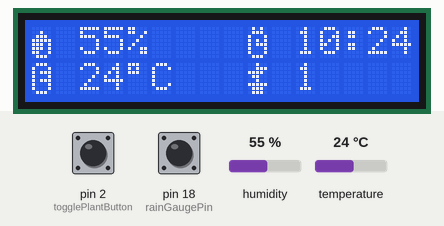
Simulated run of this sketch. Board: Arduino Mega 2560, built with avr-gcc and run on an emulated ATmega2560. On the bench: 16×2 character LCD. The inputs (shaded band) are chosen by the test bench; at power-on: humidity 55 %, temperature 24 °C, pin 2 (togglePlantButton) HIGH, pin 18 (rainGaugePin) HIGH. The local clock reads 2024-03-15 10:24:30 at power-on unless the sketch sets it; storage starts empty; the modem accepts every AT command (registered, SIM ready, sends succeed) and sends nothing else; what the sketch prints to the serial monitor is not drawn.

Above: at 11.5 s.
11.6 s: humidity set to 22 %
At 14.7 s:
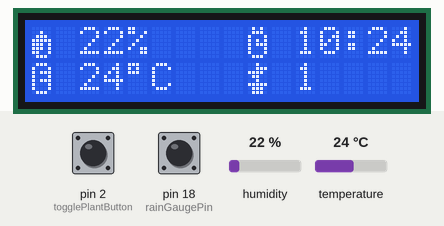
15.8 s: temperature set to 12 °C
At 19.5 s:
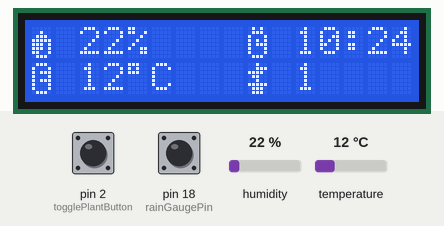
19.8 s: pin 2 (togglePlantButton) pulled LOW for 3.2 s
At 30.7 s:
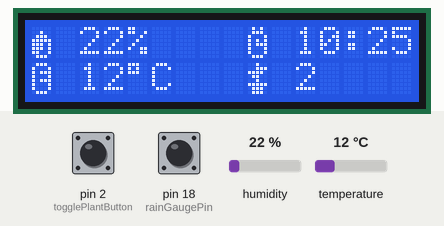
30.8 s: humidity set to 40 %
At 34.7 s:
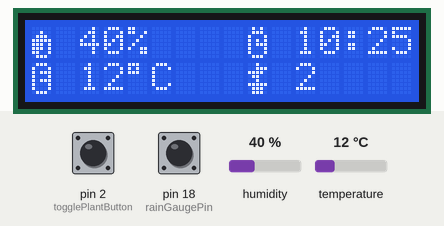
35.8 s: pin 2 (togglePlantButton) pulled LOW for 3.2 s
At 40.8 s:
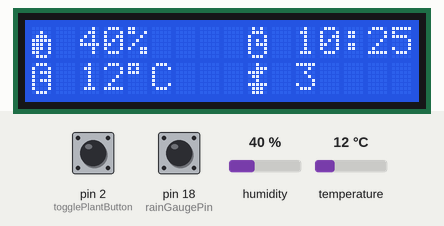
41.8 s: temperature set to 19 °C
At 42.6 s:
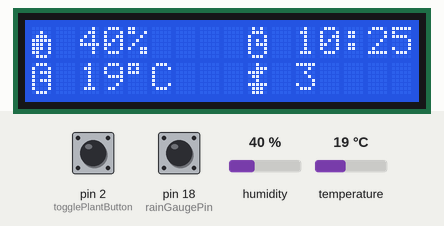
Timing chart, 0 to 44.8 s (numbered marks = the images above; inputs shaded):
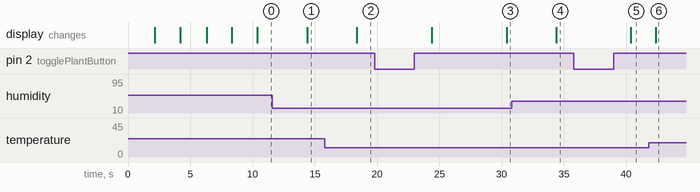

Measured:
- after the input at 11.6 s, the display: changes after 2.8 s (image 1)
- after the input at 15.8 s, the display: changes after 2.6 s (image 2)
- after the input at 19.8 s, the display: first changes after 4.6 s (image 3 shows a later state)
- after the input at 30.8 s, the display: changes after 3.6 s (image 4)
- after the input at 35.8 s, the display: changes after 4.6 s (image 5)
- after the input at 41.8 s, the display: changes after 0.58 s (image 6)

The sketch:

weather-monitoring-system.ino
```cpp
#include <LiquidCrystal_I2C.h>
#include <DHT.h>
#include <ThreeWire.h>
#include <RtcDS1302.h>
#include <SD.h>

LiquidCrystal_I2C screen = LiquidCrystal_I2C(0x27, 16, 2);
DHT dht(3, DHT11);

// IO/DAT, SCLK, CE/RST
ThreeWire myWire(29, 31, 27);
RtcDS1302<ThreeWire> rtc(myWire);

File file;

// GSM
HardwareSerial &gsmSerial = Serial3;

// push button pin
const byte togglePlantButton = 2;

// rain gauge
const byte rainGaugePin = 18;

// lcd/screen
const unsigned int initScreenTimeout = 2000;
const unsigned int screenTimeout = 2000;
unsigned long lastScreenRefresh = 0;

// dht
int temperature = 0;
int humidity = 0;

// clock
unsigned long lastClockRefresh = 0;
const unsigned int clockInterval = 1000;

// SD
const char *rainFilename = "rain.txt";
unsigned long lastLogTime = 0;
const unsigned int logInterval = 180000; // 3 minutes

// sensors
const unsigned int sensorReadTimeout = 2000;
unsigned long lastSensorRead = 0;

// toggle plant button
unsigned int pressDuration = 3000;
unsigned long lastButtonPress = 0;
bool hasBeenPressed = false;

// rain gauge
volatile unsigned int tipCount = 0;
bool hasTipped = false;
bool skipCountAfterInit = true;
bool hasAlreadyResetRainGaugeData = false;
const float oneTip = 0.013;  // 0.012884753042233359696 inch
const unsigned int resetTimeout = 180000; // 3 minutes just for simulation
const unsigned int debounceTime = 100;
unsigned long lastTippedTime = 0;

// plant
byte currentPlantSelected = 1;
const byte plantCount = 3;
struct Plant {
  char name[16];
  char nameInPlural[16];
  char filename[16];
  int temperatureThresholdUpper;
  int temperatureThresholdLower;
  int humidityThresholdUpper;
  int humidityThresholdLower;
  float rainThreshold;
  byte maxTipCount;
} plant1, plant2, plant3, currentPlant;


// sms
byte sentMessageCount = 0;
byte maxSentMessageCount = 1;
byte temperatureSampleCount = 0;
byte temperatureSampleCountBeforeReset = 0;
byte humiditySampleCount = 0;
byte humiditySampleCountBeforeReset = 0;
byte maxSampleCount = 3;
bool hasBeenSetToTextMode = false;
bool isSendingNotification = false;
bool hasStartedSendingSms = false;
bool hasBeenNotifiedRain = false;
bool hasBeenNotifiedTemperature = false;
bool hasBeenNotifiedHumidity = false;
bool isReadingMessage = true;
unsigned long startedAt = 0;
unsigned long startedGettingMessageAt = 0;
const unsigned int smsTimeout = 1000;
const unsigned int commandTimeout = 1000;
char ownerNumber[16] = "+639682610713";
char inboxMessage[128];
char message[256];
char messageOrigin[32];
char prevCommand[8];
char currentCommand[8];

// gsm
const byte numOfChars = 128;
char gsmResponse[numOfChars];
bool isGsmResponseReady = false;
bool isDoneCheckingStatus = false;
bool isCheckingNetworkStatus = false;
const unsigned int gsmTimeout = 1000;
unsigned long lastStatusCheck = 0;

// icons
byte temperatureIcon[] = {
  B01110,
  B10001,
  B10111,
  B10001,
  B10111,
  B10001,
  B10001,
  B01110
};
byte humidityIcon[] = {
  B00000,
  B00100,
  B01110,
  B11111,
  B11101,
  B11101,
  B11001,
  B01110
};
byte clockIcon[] = {
  B01010,
  B01110,
  B10001,
  B10101,
  B10111,
  B10001,
  B10001,
  B01110
};
byte plantIcon[] = {
  B00100,
  B00111,
  B11110,
  B01100,
  B00100,
  B11111,
  B01110,
  B01110
};
byte rainIcon[] = {
  B01100,
  B11111,
  B11110,
  B00000,
  B10101,
  B01010,
  B00001,
  B01010
};

// common
unsigned long timeElapsed = 0;

void setup() {
  Serial.begin(9600);

  initScreen();
  initRainGauge();
  initDhtSensor();
  initTogglePlantButton();
  initPlantData();
  initRtc();
  initSd();
  initializeGsm();
  systemIsReady();
}

void loop() {
  timeElapsed = millis();

  getRainGaugeData();
  getSensorData();
  readTogglePlantButtonState();
  logData();

  displayTime();
  displayData();

  sendNotification();

  getMessage();
  parseMessage();

  resetRainGaugeData();
}

// Initializations
void initScreen() {
  screen.init();
  screen.backlight();
  screen.createChar(0, temperatureIcon);
  screen.createChar(1, humidityIcon);
  screen.createChar(2, clockIcon);
  screen.createChar(3, plantIcon);
  screen.createChar(4, rainIcon);
}
void initRainGauge() {
  pinMode(rainGaugePin, INPUT_PULLUP);
  attachInterrupt(digitalPinToInterrupt(rainGaugePin), tipCounter, FALLING);
}
void initDhtSensor() {
  screen.setCursor(2, 0);
  screen.print("Initializing");
  screen.setCursor(3, 1);
  screen.print("DHT Sensor");

  dht.begin();

  delay(initScreenTimeout);
}
void initRtc() {
  screen.clear();
  screen.setCursor(2, 0);
  screen.print("Initializing");
  screen.setCursor(6, 1);
  screen.print("RTC");

  rtc.Begin();

  delay(initScreenTimeout);
}
void initSd() {
  screen.clear();
  screen.setCursor(2, 0);
  screen.print("Initializing");
  screen.setCursor(1, 1);
  screen.print("SD card module");

  if (!SD.begin(53)) {
    screen.clear();
    screen.setCursor(1, 0);
    screen.print("SD card failed,");
    screen.setCursor(1, 1);
    screen.print("or not present");
    while (true);
  }

  prepareTextFiles();

  delay(initScreenTimeout);
}
void initPlantData() {
  // Note: When adding a new plant, make sure to update the plantCount variable

  strcpy(plant1.name, "tomato");
  strcpy(plant1.nameInPlural, "tomatoes");
  strcpy(plant1.filename, "plant1.txt");
  plant1.temperatureThresholdLower = 18;
  plant1.temperatureThresholdUpper = 32;
  plant1.humidityThresholdLower = 65;
  plant1.humidityThresholdUpper = 75;
  // 0.2857142857142857/day or 2 inches/week
  plant1.rainThreshold = 0.286;
  // 22 tips max per day
  plant1.maxTipCount = 22;

  strcpy(plant2.name, "eggplant");
  strcpy(plant2.nameInPlural, "eggplants");
  strcpy(plant2.filename, "plant2.txt");
  plant2.temperatureThresholdLower = 21;
  plant2.temperatureThresholdUpper = 32;
  plant2.humidityThresholdLower = 50;
  plant2.humidityThresholdUpper = 65;
  // 0.1428571428571429/day or 1 inch/week
  plant2.rainThreshold = 0.143;
  // 11 tips max per day
  plant2.maxTipCount = 11;

  strcpy(plant3.name, "lettuce");
  strcpy(plant3.nameInPlural, "lettuces");
  strcpy(plant3.filename, "plant3.txt");
  plant3.temperatureThresholdLower = 21;
  plant3.temperatureThresholdUpper = 24;
  plant3.humidityThresholdLower = 50;
  plant3.humidityThresholdUpper = 70;
  // 0.1428571428571429/day or 1 inch/week
  plant3.rainThreshold = 0.143;
  // 11 tips max per day
  plant3.maxTipCount = 11;

  setCurrentPlantData();
}
void initTogglePlantButton() {
  pinMode(togglePlantButton, INPUT_PULLUP);
}
void initializeGsm() {
  gsmSerial.begin(9600);

  Serial.println(F("Connecting to cellular network"));

  screen.clear();
  screen.setCursor(1, 0);
  screen.print("Connecting to");
  screen.setCursor(0, 1);
  screen.print("cellular network");

  while (!isDoneCheckingStatus) {
    if (millis() - lastStatusCheck >= gsmTimeout) {
      lastStatusCheck = millis();
      if (!isCheckingNetworkStatus) {
        gsmSerial.print("AT+CREG?\r\n");
        isCheckingNetworkStatus = true;
      } else {
        isCheckingNetworkStatus = false;
      }
    }

    readGsmResponse(3);
    getNetworkStatus();
  }

  delay(initScreenTimeout);
}
void systemIsReady() {
  screen.clear();
  screen.setCursor(0, 0);
  screen.print("System is ready!");
  delay(initScreenTimeout);
  screen.clear();
}

void logData() {
  if (timeElapsed - lastLogTime >= logInterval) {
    lastLogTime = timeElapsed;

    RtcDateTime current = rtc.GetDateTime();
    file = SD.open(currentPlant.filename, FILE_WRITE);

    file.print(temperature);
    file.print("\t");

    file.print(humidity);
    file.print("\t");

    file.print(current.Hour());
    file.print(":");
    file.print(current.Minute());
    file.print("\t");

    file.print(current.Month());
    file.print("/");
    file.print(current.Day());
    file.print("/");
    file.println(current.Year());

    file.close();
  }
}

void getNetworkStatus() {
  if (!isGsmResponseReady) {
    return;
  }

  char *response;
  char *mode;
  char *networkStatus;

  response = strstr(gsmResponse, "+CREG: ");
  mode = strtok(response, ",");
  Serial.print(F("GSM response >> "));
  Serial.println(response);
  if (mode != NULL) {
    networkStatus = strtok(NULL, ",");
    if (networkStatus != NULL) {
      if (*networkStatus == '1') {
        isDoneCheckingStatus = true;
        lastStatusCheck = 0;

        Serial.println(F("Successfully connected to network!"));

        screen.clear();
        screen.setCursor(2, 0);
        screen.print("Connected to");
        screen.setCursor(4, 1);
        screen.print("network!");

        return;
      }
    }
  }

  isGsmResponseReady = false;
}

void getRainGaugeData() {
  if (!hasTipped) {
    return;
  }

  // skip first count right after initialization
  if (skipCountAfterInit) {
    tipCount = 0;
    hasTipped = false;
    skipCountAfterInit = false;
    return;
  }

  hasTipped = false;
  logRainData();

  if (tipCount >= currentPlant.maxTipCount && !hasBeenNotifiedRain && !isSendingNotification) {
    isSendingNotification = true;
    strcpy(messageOrigin, "rain");
    char rainInMmStr[8];
    dtostrf(getRainInMm(), 3, 1, rainInMmStr);
    sprintf(message, "It's raining too much. Move your %s to a dry place! \n Rain: %s mm", currentPlant.nameInPlural, rainInMmStr);
  }
}
void logRainData() {
  RtcDateTime current = rtc.GetDateTime();
  file = SD.open(rainFilename, FILE_WRITE);

  file.print(current.Hour());
  file.print(":");
  file.print(current.Minute());
  file.print(":");
  file.print(current.Second());
  file.print("\t");

  file.print(current.Month());
  file.print("/");
  file.print(current.Day());
  file.print("/");
  file.println(current.Year());

  file.close();
}
void getSensorData() {
  if (timeElapsed - lastSensorRead >= sensorReadTimeout) {
    lastSensorRead = timeElapsed;

    getCurrentTemperature();
    getCurrentHumidity();

    checkTemperature();
    checkHumidity();
  }
}
void getCurrentTemperature() {
  int dhtTemperature = dht.readTemperature();
  if (!isnan(dhtTemperature)) {
    temperature = dhtTemperature;
  }
}
void getCurrentHumidity() {
  int dhtHumidity = dht.readHumidity();
  if (!isnan(dhtHumidity)) {
    humidity = dhtHumidity;
  }
}
void checkTemperature() {
  int upperLimit = currentPlant.temperatureThresholdUpper;
  int lowerLimit = currentPlant.temperatureThresholdLower;

  if (temperature <= upperLimit && temperature >= lowerLimit && temperatureSampleCount > 0) {
    if (temperatureSampleCountBeforeReset >= maxSampleCount) {
      temperatureSampleCount = 0;
      hasBeenNotifiedTemperature = false;
    }

    temperatureSampleCountBeforeReset++;
    return;
  }

  if (temperatureSampleCount >= maxSampleCount && !hasBeenNotifiedTemperature && !isSendingNotification) {
    isSendingNotification = true;
    temperatureSampleCountBeforeReset = 0;
    strcpy(messageOrigin, "temperature");
    sprintf(message, "The current temperature is %i degree celsius which is not good for your %s !", temperature, currentPlant.nameInPlural);
    return;
  }

  temperatureSampleCount++;
}
void checkHumidity() {
  int upperLimit = currentPlant.humidityThresholdUpper;
  int lowerLimit = currentPlant.humidityThresholdLower;

  if (humidity <= upperLimit && humidity >= lowerLimit && humiditySampleCount > 0) {
    if (humiditySampleCountBeforeReset >= maxSampleCount) {
      humiditySampleCount = 0;
      hasBeenNotifiedHumidity = false;
    }

    humiditySampleCountBeforeReset++;
    return;
  }

  if (humiditySampleCount >= maxSampleCount && !hasBeenNotifiedHumidity && !isSendingNotification) {
    isSendingNotification = true;
    humiditySampleCountBeforeReset = 0;
    strcpy(messageOrigin, "humidity");
    sprintf(message, "The current humidity is %i%% which is not ideal for your %s, please spray some fungicide and check if you need to do some pruning.", humidity, currentPlant.nameInPlural);
    return;
  }

  humiditySampleCount++;
}
void sendNotification() {
  if (!isSendingNotification) {
    return;
  }

  if (sendSms()) {
    if (sentMessageCount >= maxSentMessageCount) {
      if (!strcmp(messageOrigin, "rain")) {
        hasBeenNotifiedRain = true;
      } else if (!strcmp(messageOrigin, "humidity")) {
        hasBeenNotifiedHumidity = true;
      } else {
        hasBeenNotifiedTemperature = true;
      }

      isSendingNotification = false;
      message[0] = NULL;
      sentMessageCount = 0;
      return;
    }

    sentMessageCount++;
  }
}

void getMessage() {
  if (isSendingNotification) {
    return;
  }

  if (!isReadingMessage) {
    return;
  }

  // send command to gsm
  if (timeElapsed - startedGettingMessageAt >= commandTimeout) {
    startedGettingMessageAt = timeElapsed;
    // set to text mode
    if (!hasBeenSetToTextMode) {
      gsmSerial.println("AT+CMGF=1");
      hasBeenSetToTextMode = true;
    } else {
      hasBeenSetToTextMode = false;
      gsmSerial.println("AT+CMGR=1");
    }
  }

  readGsmResponse(9);

  if (isGsmResponseReady) {
    char *message = strstr(gsmResponse, "+CMGR: \"REC READ\"");

    if (message != NULL) {
      strcpy(inboxMessage, gsmResponse);
      Serial.print(F("Message: "));
      Serial.println(inboxMessage);

      isReadingMessage = false;
      // immediately delete message
      gsmSerial.print("AT+CMGD=1,4\r\n");
    }

    isGsmResponseReady = false;
    gsmResponse[0] = NULL;
  }
}
void parseMessage() {
  if (isSendingNotification) {
    return;
  }

  if (isReadingMessage) {
    return;
  }

  if (strlen(inboxMessage) == 0) {
    return;
  }

  if (strstr(inboxMessage, ownerNumber) != NULL) {
    if (strstr(inboxMessage, "GET") != NULL) {
      isSendingNotification = true;

      char rainInMmStr[8];
      if (tipCount > 0) {
        dtostrf(getRainInMm(), 3, 1, rainInMmStr);
      } else {
        strcpy(rainInMmStr, "0");
      }
      sprintf(message, " Humidity: %i%% \n Temperature: %i C \n Current plant: %s \n Rain: %s mm", humidity, temperature, currentPlant.name, rainInMmStr);
    }
  }

  inboxMessage[0] = NULL;
  isReadingMessage = true;
}

void displayData() {
  if (timeElapsed - lastScreenRefresh >= screenTimeout) {
    lastScreenRefresh = timeElapsed;
    displayTemperature();
    displayHumidity();
    displayCurrentPlant();
  }
}
void displayTemperature() {
  screen.setCursor(0, 1);
  screen.write(0);
  screen.setCursor(2, 1);
  screen.print(temperature);
  screen.setCursor(4, 1);
  screen.print("\xdf");
  screen.print("C ");
}
void displayHumidity() {
  screen.setCursor(0, 0);
  screen.write(1);
  screen.setCursor(2, 0);
  screen.print(humidity);

  if (humidity >= 10 && humidity < 100) {
    screen.setCursor(4, 0);
  }
  if (humidity >= 100) {
    screen.setCursor(5, 0);
  }

  screen.print("% ");
}
void displayTime() {
  if (timeElapsed - lastClockRefresh >= clockInterval) {
    lastClockRefresh = timeElapsed;

    RtcDateTime current = rtc.GetDateTime();
    int currentHour = current.Hour();
    int currentMinute = current.Minute();

    screen.setCursor(9, 0);
    screen.write(2);
    screen.setCursor(11, 0);
    if (currentHour < 10) {
      screen.print("0");
    }
    screen.print(currentHour);
    screen.setCursor(13, 0);
    screen.print(":");
    screen.setCursor(14, 0);
    if (currentMinute < 10) {
      screen.print("0");
    }
    screen.print(currentMinute);
  }
}
void displayCurrentPlant() {
  screen.setCursor(9, 1);
  screen.write(3);
  screen.setCursor(11, 1);
  screen.print(currentPlantSelected);
}

float getRainInMm() {
  return tipCount * oneTip * 25.4;
}
void resetRainGaugeData() {
  if (timeElapsed - lastTippedTime >= resetTimeout && tipCount > 0) {
    RtcDateTime current = rtc.GetDateTime();
    if (current.Hour() == 0 && !hasAlreadyResetRainGaugeData) {
      tipCount = 0;
      hasBeenNotifiedRain = false;
    } else {
      hasAlreadyResetRainGaugeData = false;
    }
  }
}
void tipCounter() {
  unsigned long currentMillis = millis();
  if (currentMillis - lastTippedTime >= debounceTime) {
    hasTipped = true;
    tipCount = tipCount + 1;
  }

  lastTippedTime = currentMillis;
}
bool sendSms() {
  if (!hasStartedSendingSms) {
    strcpy(currentCommand, "txtMode");
    strcpy(prevCommand, "txtMode");

    gsmSerial.println("AT+CMGF=1");
    Serial.println(F("Sending SMS..."));
    Serial.println(F("AT+CMGF=1"));
    startedAt = timeElapsed;
    hasStartedSendingSms = true;
  }

  if (timeElapsed - startedAt >= smsTimeout && hasStartedSendingSms) {
    startedAt = timeElapsed;
    if (!strcmp(prevCommand, "txtMode")) {
      strcpy(currentCommand, "contact");
      char contactCmd[32];
      sprintf(contactCmd, "AT+CMGS=\"%s\"", ownerNumber);
      gsmSerial.println(contactCmd);

      Serial.print(F("Setting contact: "));
      Serial.println(contactCmd);
    }
    if (!strcmp(currentCommand, "contact") && strcmp(prevCommand, "txtMode")) {
      Serial.print(F("Setting message: "));
      Serial.println(message);

      strcpy(currentCommand, "message");
      gsmSerial.println(message);
    }
    if (!strcmp(currentCommand, "message") && strcmp(prevCommand, "contact")) {
      strcpy(currentCommand, "end");
      Serial.print(F("End"));
      gsmSerial.println((char)26);
    }
    if (!strcmp(currentCommand, "end") && strcmp(prevCommand, "message")) {
      currentCommand[0] = NULL;
      hasStartedSendingSms = false;
      return true;
    }

    strcpy(prevCommand, currentCommand);
  }

  return false;
}
void readTogglePlantButtonState() {
  byte buttonState = !digitalRead(togglePlantButton);

  if (buttonState == HIGH && !hasBeenPressed) {
    lastButtonPress = timeElapsed;
    hasBeenPressed = true;
    return;
  }

  if (timeElapsed - lastButtonPress < pressDuration && buttonState == LOW) {
    lastButtonPress = 0;
    hasBeenPressed = false;
    return;
  }

  if (timeElapsed - lastButtonPress >= pressDuration && buttonState == HIGH)  {
    changeCurrentPlant();

    // reset
    tipCount = 0;
    hasBeenNotifiedTemperature = false;
    hasBeenNotifiedRain = false;

    lastButtonPress = 0;
    hasBeenPressed = false;
    return;
  }

}
void setCurrentPlantData() {
  if (currentPlantSelected == 1) {
    strcpy(currentPlant.name, plant1.name);
    strcpy(currentPlant.nameInPlural, plant1.nameInPlural);
    strcpy(currentPlant.filename, plant1.filename);
    currentPlant.temperatureThresholdLower = plant1.temperatureThresholdLower;
    currentPlant.temperatureThresholdUpper = plant1.temperatureThresholdUpper;
    currentPlant.humidityThresholdLower = plant1.humidityThresholdLower;
    currentPlant.humidityThresholdUpper = plant1.humidityThresholdUpper;
    currentPlant.rainThreshold = plant1.rainThreshold;
    currentPlant.maxTipCount = plant1.maxTipCount;
  } else if (currentPlantSelected == 2) {
    strcpy(currentPlant.name, plant2.name);
    strcpy(currentPlant.nameInPlural, plant2.nameInPlural);
    strcpy(currentPlant.filename, plant2.filename);
    currentPlant.temperatureThresholdLower = plant2.temperatureThresholdLower;
    currentPlant.temperatureThresholdUpper = plant2.temperatureThresholdUpper;
    currentPlant.humidityThresholdLower = plant2.humidityThresholdLower;
    currentPlant.humidityThresholdUpper = plant2.humidityThresholdUpper;
    currentPlant.rainThreshold = plant2.rainThreshold;
    currentPlant.maxTipCount = plant2.maxTipCount;
  } else if (currentPlantSelected == 3) {
    strcpy(currentPlant.name, plant3.name);
    strcpy(currentPlant.nameInPlural, plant3.nameInPlural);
    strcpy(currentPlant.filename, plant3.filename);
    currentPlant.temperatureThresholdLower = plant3.temperatureThresholdLower;
    currentPlant.temperatureThresholdUpper = plant3.temperatureThresholdUpper;
    currentPlant.humidityThresholdLower = plant3.humidityThresholdLower;
    currentPlant.humidityThresholdUpper = plant3.humidityThresholdUpper;
    currentPlant.rainThreshold = plant3.rainThreshold;
    currentPlant.maxTipCount = plant3.maxTipCount;
  }
}
void changeCurrentPlant() {
  currentPlantSelected++;

  if (currentPlantSelected > plantCount) {
    currentPlantSelected = 1;
  }

  setCurrentPlantData();
}
void prepareTextFiles() {
  if (!SD.exists(plant1.filename)) {
    setFileHeadingsForPlant(plant1.filename);
  }

  if (!SD.exists(plant2.filename)) {
    setFileHeadingsForPlant(plant2.filename);
  }

  if (!SD.exists(rainFilename)) {
    setFileHeadingsForRain(rainFilename);
  }
}
void setFileHeadingsForPlant(char *filename) {
  file = SD.open(filename, FILE_WRITE);
  if (file) {
    file.print("Temperature \t");
    file.print("Humidity \t");
    file.print("Time \t");
    file.println("Date \t");
    file.close();
  }
}
void setFileHeadingsForRain(char *filename) {
  file = SD.open(filename, FILE_WRITE);
  if (file) {
    char oneTipInString[16];
    char oneTipLabel[16];

    dtostrf(oneTip, 5, 3, oneTipInString);
    sprintf(oneTipLabel, "Rain (%s inches/tip) \t", oneTipInString);

    file.print("Time \t");
    file.print("Date \t");
    file.println(oneTipLabel);

    file.close();
  }
}
void readGsmResponse(byte maxLineCount) {
  static byte index = 0;
  static byte lineCount = 0;
  char endMarker = '\n';
  char rc;

  while (gsmSerial.available() > 0 && !isGsmResponseReady) {
    rc = gsmSerial.read();

    // receive char while not end marker
    if (rc != endMarker) {
      gsmResponse[index] = rc;
      index++;

      // buffer overrun guard
      if (index >= numOfChars) {
        index = numOfChars - 1;
      }
      return;
    }

    // if end marker
    // check line count
    if (lineCount < maxLineCount) {
      gsmResponse[index] = ' ';
      index++;
      lineCount++;

      // response is ready
    } else {
      gsmResponse[index] = NULL;
      index = 0;
      lineCount = 0;
      isGsmResponseReady = true;
    }
  }
}
```
